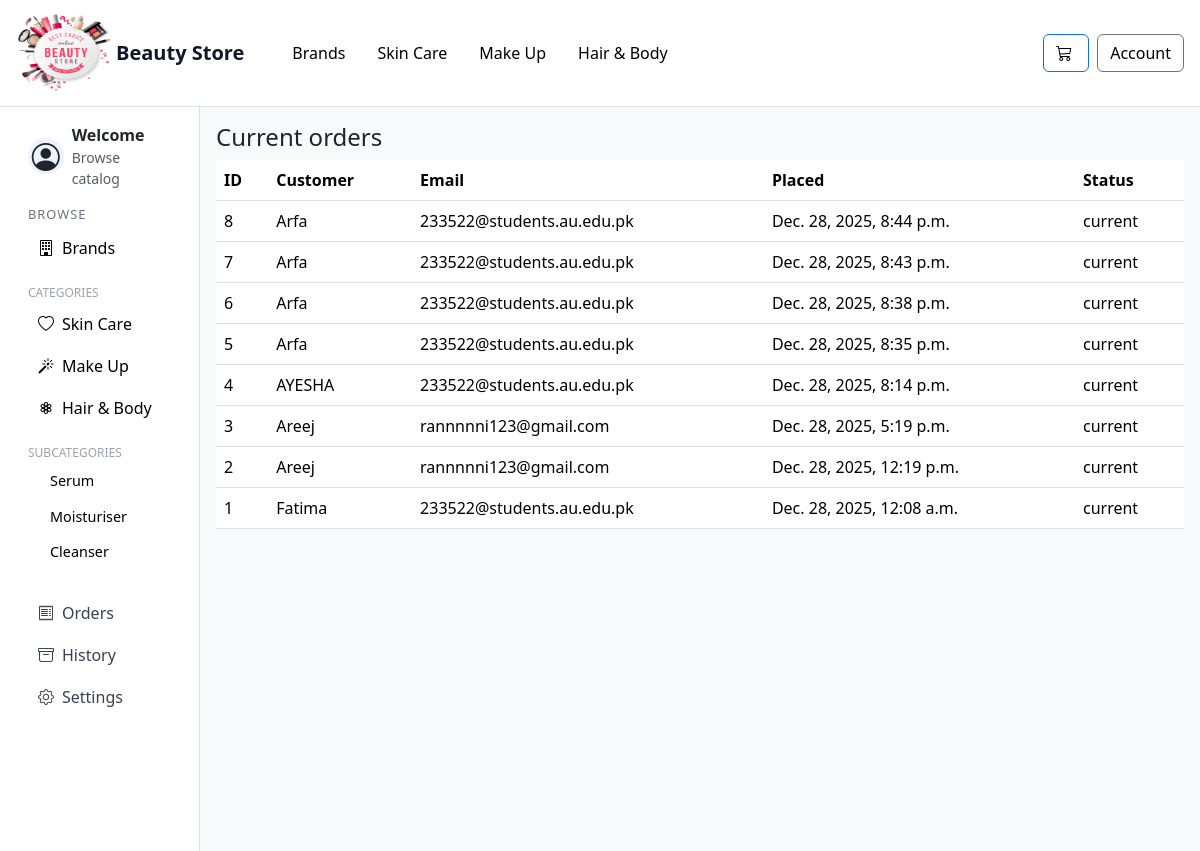
The app's page /orders/admin/current/ with its own data.
### orders/models.py (models this page shows, shortened)
class Order(models.Model):
    PAYMENT_METHODS = [('COD', 'Cash on Delivery')]
    STATUS_CHOICES = [('current', 'Current'), ('archived', 'Archived')]
    customer_name = models.CharField(max_length=200)
    email = models.EmailField()
    address = models.TextField()
    postal_code = models.CharField(max_length=20)
    payment_method = models.CharField(max_length=10, choices=PAYMENT_METHODS, default='COD')
    status = models.CharField(max_length=10, choices=STATUS_CHOICES, default='current')
    placed_at = models.DateTimeField(auto_now_add=True)

### orders/views.py (the view)
# urls.py: path('admin/current/', views.admin_current_orders, name='admin_current_orders'),
def admin_current_orders(request):
    orders = Order.objects.filter(status='current').order_by('-placed_at')
    return render(request, 'orders/admin_current_orders.html', {'orders': orders})

### orders/templates/orders/admin_current_orders.html
{% extends 'core/base.html' %}
{% block content %}
<h4>Current orders</h4>
<table class="table">
  <thead><tr><th>ID</th><th>Customer</th><th>Email</th><th>Placed</th><th>Status</th></tr></thead>
  <tbody>
    {% for o in orders %}
      <tr>
        <td>{{ o.id }}</td>
        <td>{{ o.customer_name }}</td>
        <td>{{ o.email }}</td>
        <td>{{ o.placed_at }}</td>
        <td>{{ o.status }}</td>
      </tr>
    {% empty %}
      <tr><td colspan="5">No current orders.</td></tr>
    {% endfor %}
  </tbody>
</table>
{% endblock %}

### records on screen
Order: id "8", customer_name "Arfa", email "233522@students.au.edu.pk", placed_at "Dec. 28, 2025, 8:44 p.m.", status "current"
Order: id "7", customer_name "Arfa", email "233522@students.au.edu.pk", placed_at "Dec. 28, 2025, 8:43 p.m.", status "current"
Order: id "6", customer_name "Arfa", email "233522@students.au.edu.pk", placed_at "Dec. 28, 2025, 8:38 p.m.", status "current"
Order: id "5", customer_name "Arfa", email "233522@students.au.edu.pk", placed_at "Dec. 28, 2025, 8:35 p.m.", status "current"
Order: id "4", customer_name "AYESHA", email "233522@students.au.edu.pk", placed_at "Dec. 28, 2025, 8:14 p.m.", status "current"
Order: id "3", customer_name "Areej", email "rannnnni123@gmail.com", placed_at "Dec. 28, 2025, 5:19 p.m.", status "current"
Order: id "2", customer_name "Areej", email "rannnnni123@gmail.com", placed_at "Dec. 28, 2025, 12:19 p.m.", status "current"
Order: id "1", customer_name "Fatima", email "233522@students.au.edu.pk", placed_at "Dec. 28, 2025, 12:08 a.m.", status "current"
